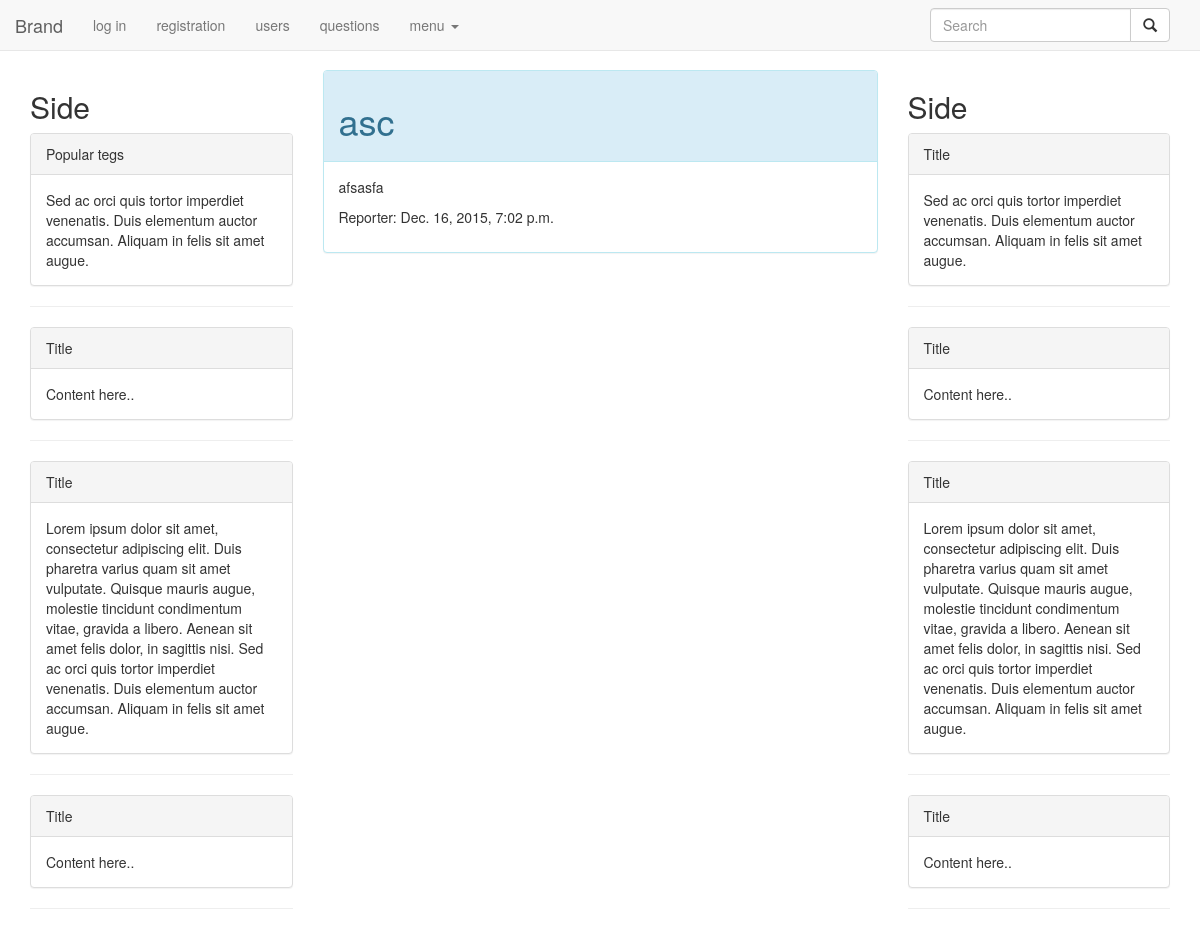
/questions/109/, run on the app's committed database.
### question/models.py (models this page shows, shortened)
class Question(models.Model):
    title = models.CharField(max_length=255)
    text = models.TextField(default="")
    data = models.DateTimeField('date published')
    rate  = models.ForeignKey(Rates, related_name="rate")
    user = models.IntegerField(default=0)
    tags = models.ManyToManyField(Tag)
    author = models.ForeignKey(settings.AUTH_USER_MODEL)

### question/views.py (the view)
# urls.py: url(r'^questions/(?P<pk>\d+)/$', QuestionView.as_view(), name='question'),
class QuestionView(DetailView):
    template_name = 'question.html'
    queryset = Question.objects.all()
    def get_context_data(self, **kwargs):
        context = super(QuestionView, self).get_context_data()
        return context

### templates/question.html (shortened to what this page needs)
{% extends 'base.html' %}
{%  block content %}
    <div class="panel panel-info">
        <div class="panel-heading"><h1>{{ question.title }}</h1></div>
        <div class="panel-body">
            <p>{{ question.text }}</p>
            <p>Reporter: {{ question.data }}</p>
        </div>
    </div>
{%  endblock %}

### static/css/styles.css (style rules this page uses)
body { padding-top: 70px; }

### data on the page
Question: title "asc", text "afsasfa", data "Dec. 16, 2015, 7:02 p.m."
